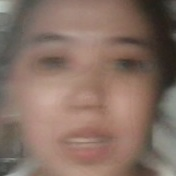
#> input picture uploads/attendance/1/1_20251024_220800.jpg, 176 x 176 px
$ python -i face_recognition.py   (imports and definitions only)
#> lines starting #> are read from the running program, lines starting #| are printed output that depends on the picture
import cv2
import numpy as np
from typing import Optional, Tuple
import pickle

class FaceRecognition:
    """Module nhận diện khuôn mặt đơn giản sử dụng OpenCV và numpy"""

    def __init__(self):
        # Sử dụng Haar Cascade để detect face
        cascade_path = cv2.data.haarcascades + 'haarcascade_frontalface_default.xml'
        self.face_cascade = cv2.CascadeClassifier(cascade_path)

        # Sử dụng LBPH Face Recognizer để tạo embedding đơn giản
        self.face_recognizer = cv2.face.LBPHFaceRecognizer_create()

    def detect_face(self, image_path: str) -> Optional[Tuple[np.ndarray, Tuple[int, int, int, int]]]:
        """
        Phát hiện khuôn mặt trong ảnh

        Returns:
            Tuple of (face_image, (x, y, w, h)) hoặc None nếu không tìm thấy
        """
        try:
            # Đọc ảnh
            image = cv2.imread(image_path)
#> image is the input picture: shape (176, 176, 3); mean B, G, R 100.2, 111.7, 134.9
            if image is None:
                print(f"Không thể đọc ảnh: {image_path}")
                return None

            # Convert sang grayscale
            gray = cv2.cvtColor(image, cv2.COLOR_BGR2GRAY)
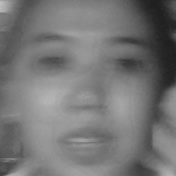
#> gray: shape (176, 176); min 31, max 189, mean 117.3

            # Detect faces
            faces = self.face_cascade.detectMultiScale(
                gray,
                scaleFactor=1.1,
                minNeighbors=5,
                minSize=(30, 30)
            )
#> faces = [[10, 8, 155, 155]]

            if len(faces) == 0:
                print("Không phát hiện khuôn mặt trong ảnh")
                return None

            # Lấy khuôn mặt đầu tiên (lớn nhất)
            faces = sorted(faces, key=lambda x: x[2] * x[3], reverse=True)
            x, y, w, h = faces[0]
#> x = 10; y = 8; w = 155; h = 155

            # Crop khuôn mặt
            face_image = gray[y:y+h, x:x+w]
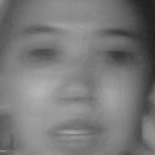
#> face_image: shape (155, 155); min 31, max 180, mean 120.9

            # Resize về kích thước chuẩn
            face_image = cv2.resize(face_image, (200, 200))
#> face_image: shape (200, 200)

            return face_image, (x, y, w, h)

        except Exception as e:
            print(f"Lỗi detect_face: {e}")
            return None

    def extract_embedding(self, face_image: np.ndarray) -> np.ndarray:
        """
        Trích xuất embedding từ ảnh khuôn mặt
        Sử dụng histogram của ảnh làm embedding đơn giản

        Returns:
            numpy array embedding
        """
        try:
            # Normalize ảnh
            face_image = cv2.equalizeHist(face_image)
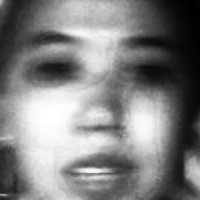
#> face_image: shape (200, 200); min 0, max 255, mean 129

            # Tạo embedding đơn giản từ histogram
            # Chia ảnh thành grid 8x8 và tính histogram cho mỗi cell
            h, w = face_image.shape
#> h = 200; w = 200
            cell_h, cell_w = h // 8, w // 8
#> cell_h = 25; cell_w = 25

            embedding = []
            for i in range(8):
                for j in range(8):
                    cell = face_image[i*cell_h:(i+1)*cell_h, j*cell_w:(j+1)*cell_w]
                    hist = cv2.calcHist([cell], [0], None, [16], [0, 256])
                    embedding.extend(hist.flatten())
#> after the loop, embedding = 1024 values, max 617 at index 112, min 0 at index 0, mean 39.06

            embedding = np.array(embedding, dtype=np.float32)

            # Normalize embedding
            norm = np.linalg.norm(embedding)
#> norm = 2454.2
            if norm > 0:
                embedding = embedding / norm
#> embedding = 1024 values, max 0.251 at index 112, min 0 at index 0, mean 0.0159

            return embedding

        except Exception as e:
            print(f"Lỗi extract_embedding: {e}")
            return None

    def extract_embedding_from_path(self, image_path: str) -> Optional[np.ndarray]:
        """
        Trích xuất embedding từ đường dẫn ảnh

        Returns:
            numpy array embedding hoặc None
        """
        result = self.detect_face(image_path)
        if result is None:
            return None

        face_image, _ = result
        return self.extract_embedding(face_image)

    # [53 lines left out: functions compare_embeddings, find_best_match, not called in this run]

    def serialize_embedding(self, embedding: np.ndarray) -> bytes:
        """Chuyển embedding thành bytes để lưu vào database"""
        return pickle.dumps(embedding)

    def deserialize_embedding(self, embedding_bytes: bytes) -> np.ndarray:
        """Chuyển bytes từ database thành embedding"""
        return pickle.loads(embedding_bytes)

>>> result = FaceRecognition().extract_embedding_from_path('../../uploads/attendance/1/1_20251024_220800.jpg')
#> result has the same summary as embedding in extract_embedding

$ run again, on uploads/attendance/1/1_20251025_195648.jpg
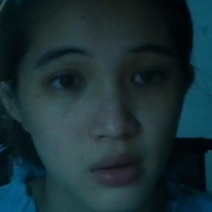
#> input picture uploads/attendance/1/1_20251025_195648.jpg, 212 x 212 px
#> in detect_face, image is the input picture: shape (212, 212, 3); mean B, G, R 53.3, 47.7, 25.7
#> in detect_face, `gray = cv2.cvtColor(image, cv2.COLOR_BGR2GRAY)`:
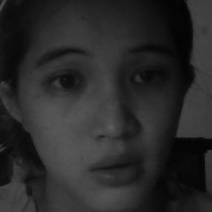
#> gray: shape (212, 212); min 2, max 93, mean 41.7
#> faces = [[16, 14, 182, 182]]
#> in detect_face, `x, y, w, h = faces[0]`: x = 16; y = 14; w = 182
#> in extract_embedding, `face_image = cv2.equalizeHist(face_image)`:
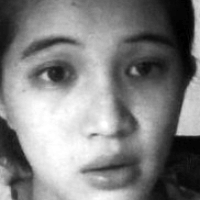
#> face_image: shape (200, 200); min 0, max 255, mean 129.1
#> after the loop in extract_embedding, `for i in range(8):`: embedding = 1024 values, max 486 at index 687, min 0 at index 0, mean 39.06
#> norm = 2423.5
#> in extract_embedding, `embedding = embedding / norm`: embedding = 1024 values, max 0.201 at index 687, min 0 at index 0, mean 0.0161
#> result has the same summary as embedding in extract_embedding

$ run again, on uploads/attendance/1/1_20251025_212546.jpg
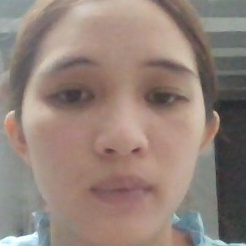
#> input picture uploads/attendance/1/1_20251025_212546.jpg, 246 x 246 px
#> in detect_face, image is the input picture: shape (246, 246, 3); mean B, G, R 121.4, 130.1, 147.4
#> in detect_face, `gray = cv2.cvtColor(image, cv2.COLOR_BGR2GRAY)`:
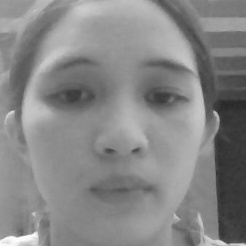
#> gray: shape (246, 246); min 41, max 253, mean 134.3
#> faces = [[14, 10, 220, 220]]
#> in detect_face, `x, y, w, h = faces[0]`: x = 14; y = 10; w = 220
#> in extract_embedding, `face_image = cv2.equalizeHist(face_image)`:
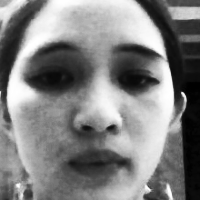
#> face_image: shape (200, 200); min 0, max 255, mean 128.8
#> after the loop in extract_embedding, `for i in range(8):`: embedding = 1024 values, max 414 at index 752, min 0 at index 0, mean 39.06
#> norm = 2315.6
#> in extract_embedding, `embedding = embedding / norm`: embedding = 1024 values, max 0.179 at index 752, min 0 at index 0, mean 0.0169
#> result has the same summary as embedding in extract_embedding

$ run again, on uploads/attendance/1/1_20251025_213634.jpg
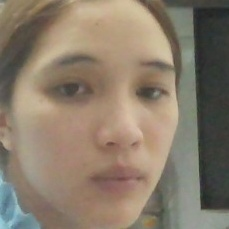
#> input picture uploads/attendance/1/1_20251025_213634.jpg, 229 x 229 px
#> in detect_face, image is the input picture: shape (229, 229, 3); mean B, G, R 107.2, 124.2, 137.9
#> in detect_face, `gray = cv2.cvtColor(image, cv2.COLOR_BGR2GRAY)`:
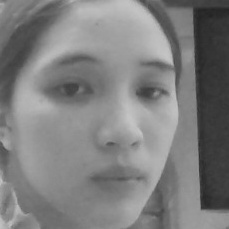
#> gray: shape (229, 229); min 36, max 197, mean 126.4
#> faces = [[15, 13, 200, 200]]
#> in detect_face, `x, y, w, h = faces[0]`: x = 15; y = 13; w = 200
#> in extract_embedding, `face_image = cv2.equalizeHist(face_image)`:
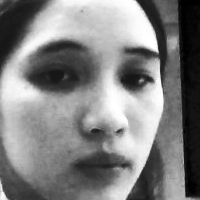
#> face_image: shape (200, 200); min 0, max 255, mean 128.7
#> after the loop in extract_embedding, `for i in range(8):`: embedding = 1024 values, max 514 at index 112, min 0 at index 0, mean 39.06
#> norm = 2486.3
#> in extract_embedding, `embedding = embedding / norm`: embedding = 1024 values, max 0.207 at index 112, min 0 at index 0, mean 0.0157
#> result has the same summary as embedding in extract_embedding
